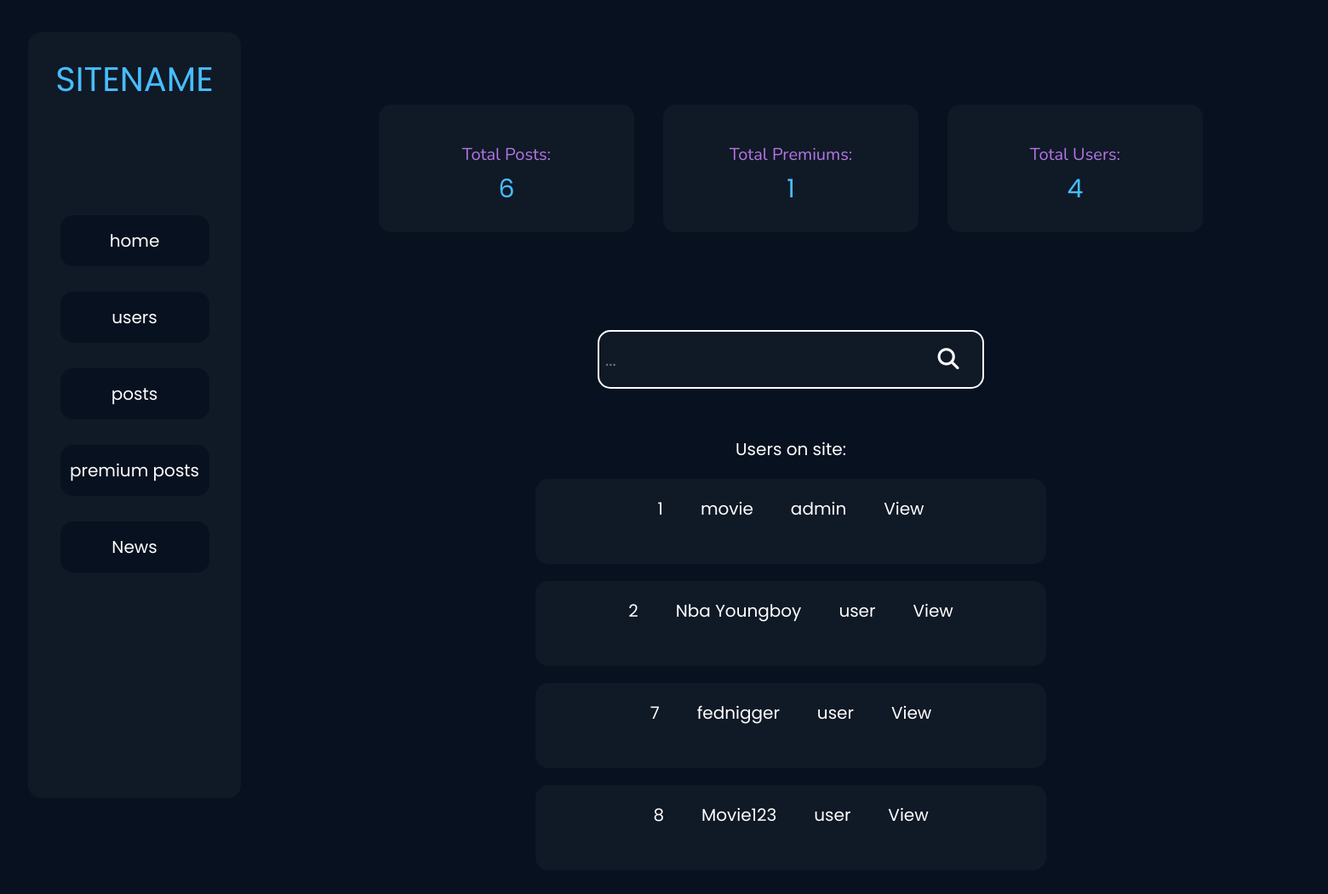
/admin/users.php, run on the app's committed database.
### tables this page shows
CREATE TABLE `settings` (
  `id` int(11) NOT NULL,
  `sitename` varchar(255) NOT NULL,
  `siteurl` varchar(255) NOT NULL,
  `sitelogo` varchar(255) NOT NULL,
  `maintenance` int(11) NOT NULL
);

CREATE TABLE `users` (
  `id` int(11) NOT NULL,
  `username` varchar(255) NOT NULL,
  `password` text NOT NULL,
  `premium` int(11) NOT NULL,
  `status` varchar(255) NOT NULL,
  `role` varchar(255) NOT NULL,
  `site` varchar(255) NOT NULL,
  `discord` text NOT NULL,
  `telegram` text NOT NULL,
  `banned` int(11) NOT NULL
);

### admin/users.php (the view, shortened to what this page needs)
<?php
require 'configuration/config.php';
require 'configuration/functions.php';
$username = $_SESSION['user'];
$sql = "SELECT '.$username.' FROM users WHERE `role` = 'admin'";
$result = mysqli_query($conn, $sql);
if(mysqli_num_rows($result)){
?>
<html>
    <head>
        <link rel="stylesheet" href="assets/css/users.css">
    </head>
    <body>
        <div class="header">
            <p class="another-title-top header-title"><?php sitename(); ?></p>
            <div class="header-buttons">
                <a class="header-button" href="index">
                    <button>home</button>
                </a>
                <a class="header-button" href="users">
                    <button>users</button>
                </a>
                <a class="header-button" href="posts">
                    <button>posts</button>
                </a>
                <a class="header-button" href="premium">
                    <button>premium posts</button>
                </a>
                <a class="header-button" href="news">
                    <button>News</button>
                </a>
            </div>
        </div>
        <div class="content">
            <div class="totalgraph">
                <p class="total-users another-title">Total Posts:</p>
                <p class="users-count another-title-top"><?php $sql = "SELECT * FROM posts"; $result = mysqli_query($conn, $sql); if(mysqli_num_rows($result) > 0){
                    echo mysqli_num_rows($result);
                }else{
                    echo "0";
                }?></p>
            </div>
            <div class="totalgraph">
                <p class="total-users another-title">Total Premiums:</p>
                <p class="users-count another-title-top"><?php $sql = "SELECT * FROM posts WHERE premium = '1'"; $result = mysqli_query($conn, $sql); if(mysqli_num_rows($result) > 0){
                    echo mysqli_num_rows($result);
                }else{
                    echo "0";
                }?></p>
            </div>
            <div class="totalgraph">
                <p class="total-users another-title">Total Users:</p>
                <p class="users-count another-title-top"><?php $sql = "SELECT * FROM users"; $result = mysqli_query($conn, $sql); if(mysqli_num_rows($result) > 0){
                    echo mysqli_num_rows($result);
                }else{
                    echo "0";
                }?></p>
            </div>
            <div class="search">
                <div class="search-input-div">
                    <input type="text" name="search" placeholder="..." class="search-input">
                    <button type="submit" name="search-submit" class="search-button"><i class="fa-solid fa-magnifying-glass"></i></button>
                </div>
            </div>
            <br>
            <br>
            <div>
                <p class="uploaded-posts">Users on site:</p>
                <?php
                    $sql = "SELECT * FROM users";
                    $result = mysqli_query($conn, $sql);
                    if(mysqli_num_rows($result) > 0){
                        while($users_list = mysqli_fetch_assoc($result)){?>
                <div class="posts">
                    <div class="post-information">
                        <p class="post-info"><?php echo $users_list['id']; ?></p>
                        <p class="post-info"><?php echo $users_list['username']; ?></p>
                        <p class="post-info"><?php echo $users_list['role']; ?></p>
                        <a class="post-info" href="<?php echo $users_list['id']; ?>">View</a>
                    </div>
                </div>
                <?php
                }
            }?>
            </div>
        </div>
    </body>
</html>
<?php
}
?>

### admin/configuration/functions.php (shortened to what this page needs)
<?php
function sitename() {
    require 'configuration/config.php';
    $sql = "SELECT sitename FROM settings LIMIT 1";
    $result = mysqli_query($conn, $sql);
    if(mysqli_num_rows($result) > 0){
        while($siteinfo = mysqli_fetch_assoc($result)){
            echo $siteinfo['sitename'];
        }
    }
}
?>

### admin/assets/css/users.css (style rules this page uses)
body { background-color:#08111f; color:white; overflow-x:hidden; overflow-y:hidden; }
.another-title { color:#b476e5; font-family: 'Nunito', sans-serif; }
.another-title-top { color:#47bdff; font-family: 'Poppins', sans-serif; }
.header { position:relative; width:250px; height:900px; top:30px; background-color:#101926; left:25px; border-radius:15px; }
.header-title { position:relative; text-align:center; top:25px; font-size:40px; }
button { width:175px; height:60px; background-color:#08111f; color:white; border:none; border-radius:15px; font-family: 'Poppins', sans-serif; font-size:20px; margin:15px; cursor:pointer; }
.header-buttons { position:relative; text-align:center; }
.header-button { position:relative; top:100px; }
.content { width:1560px; height:730px; background-color:transparent; position:relative; text-align:center; margin:auto; bottom:700px; left:141px; }
.totalgraph { width:300px; height:150px; background-color:#101926; border-radius:15px; margin:15px; display:inline-block; position:relative; bottom:100px; }
.total-users { position:relative; font-size:20px; top:25px; }
.users-count { position:relative; font-size:30px; top:0px; }
.posts { position:relative; text-align:center; margin:auto; background-color:#101926; width:600px; height:100px; top:00px; border-radius:15px; margin-top:20px; }
.post-info { display:inline-block; font-family: 'Poppins', sans-serif; color:white; text-decoration:none; margin:20px; position:relative; top:0px; font-size:20px; }
.search-input { position:relative; width:380px; height:65px; background-color:transparent; border-radius:15px; color:white; font-family: 'Poppins', sans-serif; font-size:20px; outline:none; border:none; right:30px; }
.search-input-div { width:450px; height:65px; background-color:#101926; position:relative; text-align:center; margin:auto; border-radius:15px; border:2px solid white; }
.search-button { font-size:25px; position:relative; left:185px; bottom:78px; background-color:transparent; }
.uploaded-posts { color:white; font-size:20px; font-family: 'Poppins', sans-serif; }

### data on the page
settings: sitename "SITENAME"
users: id "1", username "movie", role "admin"
users: id "2", username "Nba Youngboy", role "user"
users: id "7", username "fednigger", role "user"
users: id "8", username "Movie123", role "user"

### other printed values
mysqli_num_rows($result) "6"
mysqli_num_rows($result) "1"
mysqli_num_rows($result) "4"
